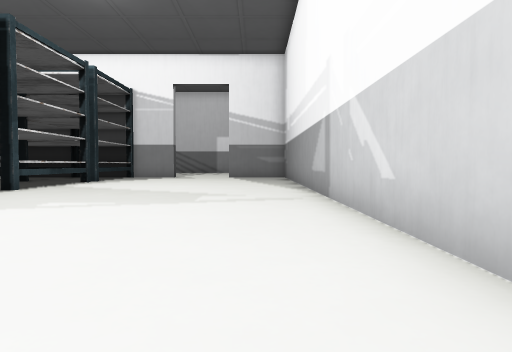
[1] (above)

15 first-person views from a walk through a scene from a Unity 3-D project. The camera is 1.2 m above the floor, tilts 2° down and sees 75° across. The floor is counted in squares, 2 m on a side. Each view is taken from the middle of a square. On the plan, view 1 faces up. The plan holds only what a view shows up to about 10 squares ahead; the rest is blank. The place goes on beyond the plan.

[2]
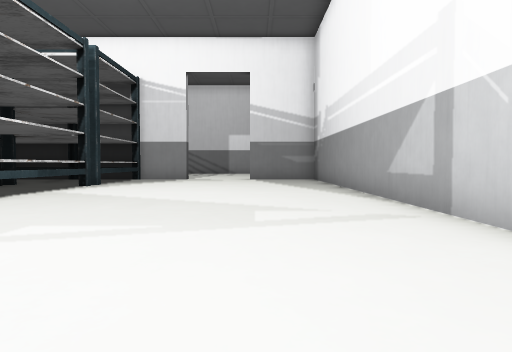

[3]
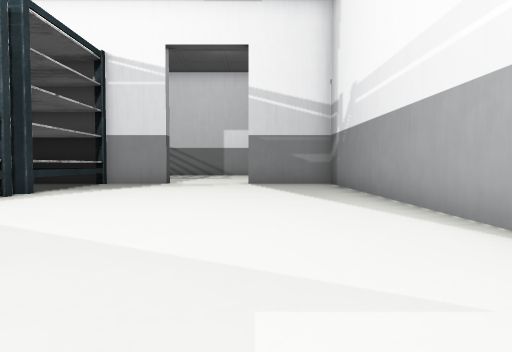

[4]
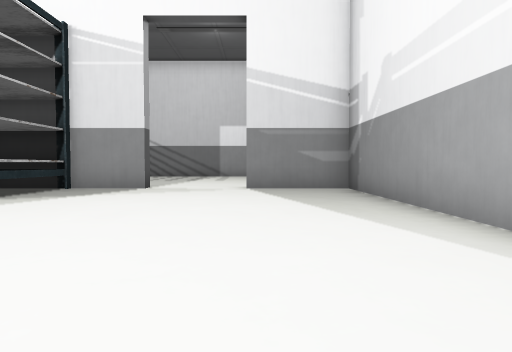

[5]
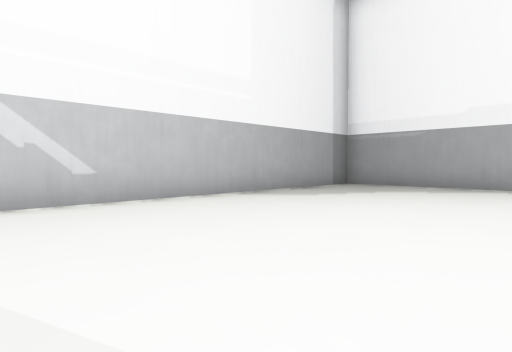

[6]
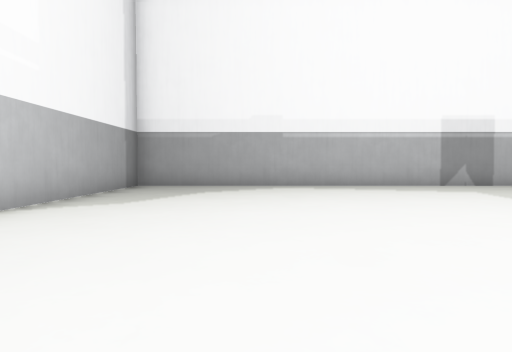

[7]
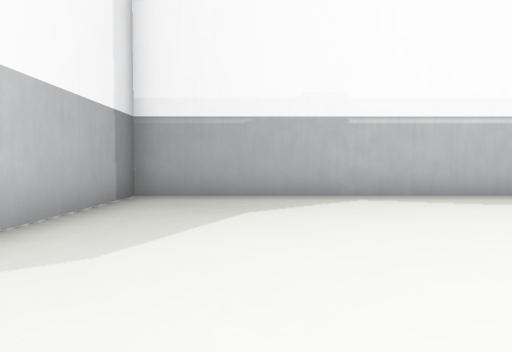

[8]
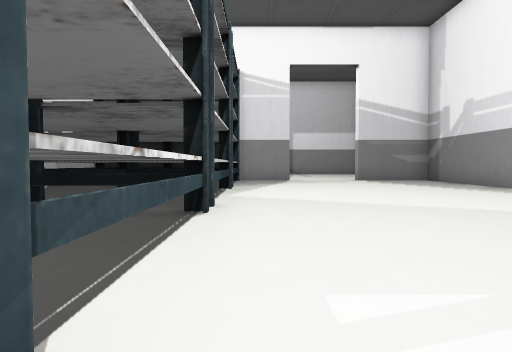

[9]
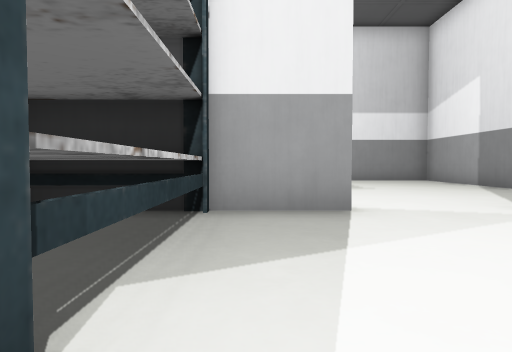

[10]
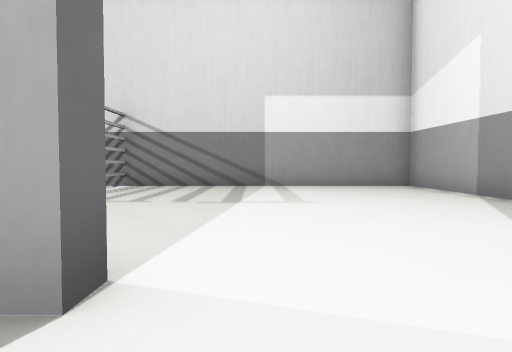

[11]
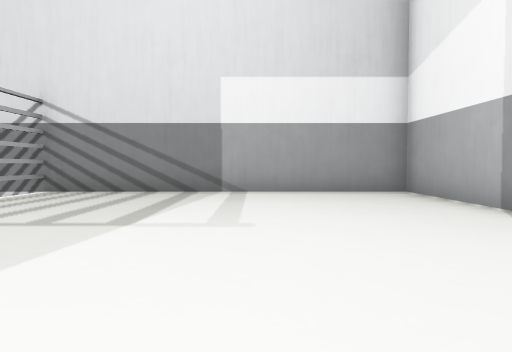

[12]
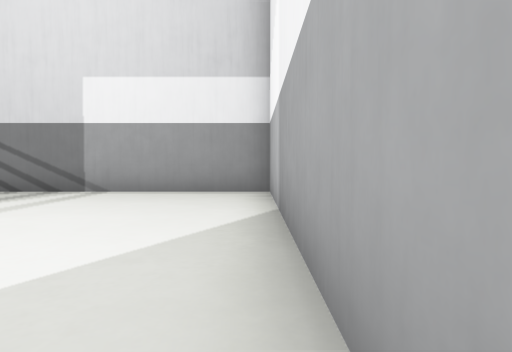

[13]
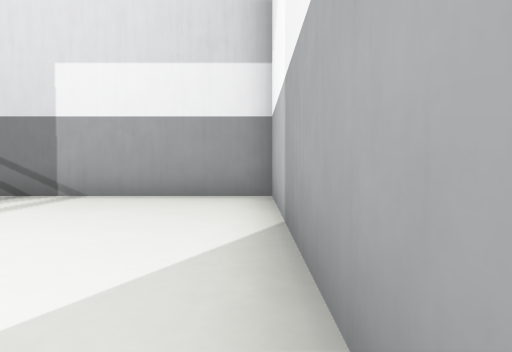

[14]
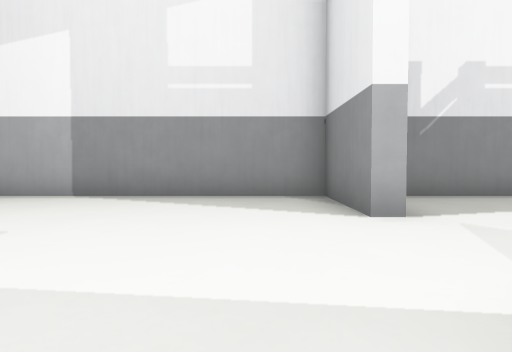

[15]
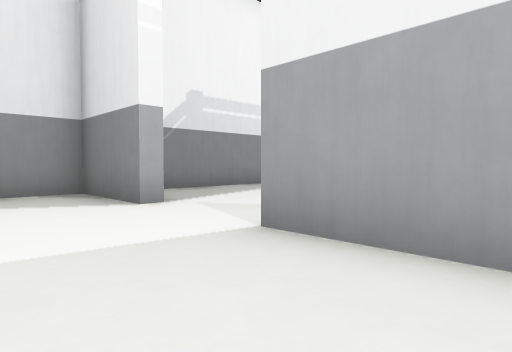

### Floor plan
Points are (right, up) in squares from view 1. A wall is a line through its corners. A room is listed if a view was taken in it or the views show most of it. See-through windows are left out.
Room 1 (views 1, 2, 3, 4, 5, 6, 7, 8, 9, 10)
walls: (-5.5, 7.3) (-6.5, 7.3); (-5.6, 7.2) (-5.6, 3.8); (-5.5, 11.3) (-6, 11.3); (-5.6, 11.4) (-5.6, 7.7) (-6.5, 7.7); (-6.5, -4.3) (1.3, -4.3) (1.3, 15.3) (-1.2, 15.3); (-3.8, 15.7) (-3.8, 15.3) (-6.5, 15.3); (-5.6, 15.4) (-5.6, 11.7) (-6, 11.7)
ways out: opening at (-2.5, 15) to room 2
Room 2 (views 11, 12, 13, 14, 15)
walls: (-1.2, 15.3) (-1.2, 15.7) (1.3, 15.7) (1.3, 23.3) (-6.5, 23.3); (-5.8, 15.7) (-3.8, 15.7)
ways out: opening at (-2.5, 15) to room 1

Positions as (right, up) in squares from view 1, and headings:
1: (0, 0), facing up
2: (-1, 2), facing up
3: (-1, 5), facing up
4: (-1, 7), facing up
5: (-4, 5), facing down-right
6: (-2, 5), facing down
7: (-1, 2), facing down
8: (-5, 3), facing up
9: (-5, 11), facing up
10: (-3, 14), facing up
11: (-2, 16), facing up
12: (1, 16), facing up
13: (1, 17), facing up
14: (-5, 17), facing right
15: (-6, 18), facing down-right
